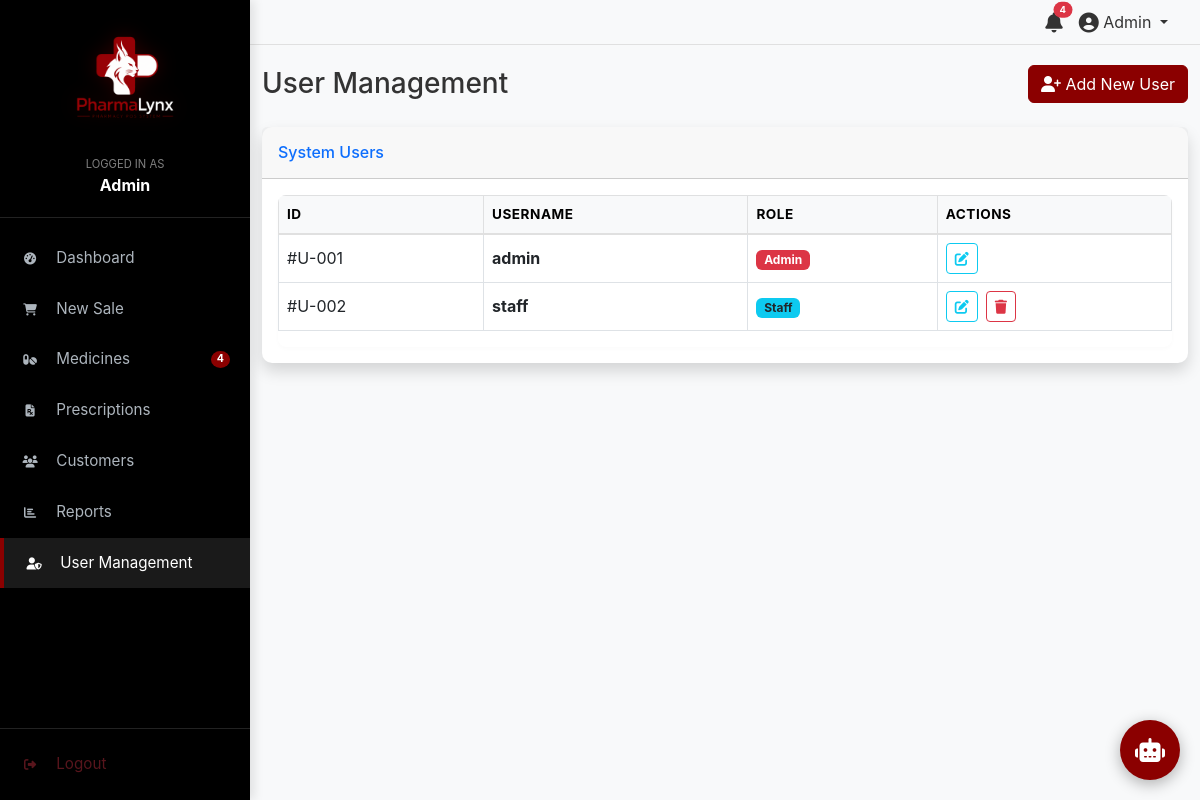
The page /pages/users.php (signed in) on the database its author committed.
### tables this page shows
CREATE TABLE `users` (
  `id` int(11) NOT NULL AUTO_INCREMENT,
  `username` varchar(50) NOT NULL,
  `password` varchar(255) NOT NULL,
  `role` enum('Admin','Staff') NOT NULL DEFAULT 'Staff',
  `created_at` timestamp NOT NULL DEFAULT current_timestamp(),
  PRIMARY KEY (`id`),
  UNIQUE KEY `username` (`username`)
);

### pages/users.php (the view, shortened to what this page needs)
<?php
require_once '../config/db.php';
include '../includes/header.php';
include '../includes/sidebar.php';
$users = [];
try {
    $stmt = $conn->query("SELECT * FROM users ORDER BY role ASC, username ASC");
    $users = $stmt->fetchAll();
} catch (PDOException $e) {}
?>
<div class="container-fluid">
    <div class="d-sm-flex align-items-center justify-content-between mb-4">
        <h1 class="h3 mb-0 text-gray-800">User Management</h1>
        <button class="btn btn-primary mt-2 mt-sm-0" data-bs-toggle="modal" data-bs-target="#addUserModal">
            <i class="fas fa-user-plus"></i> Add New User
        </button>
    </div>
    <div class="card shadow mb-4">
        <div class="card-header py-3">
            <h6 class="m-0 font-weight-bold text-primary">System Users</h6>
        </div>
        <div class="card-body">
            <div class="table-responsive">
                <table class="table table-hover table-bordered align-middle">
                    <thead class="table-light">
                        <tr>
                            <th>ID</th>
                            <th>Username</th>
                            <th>Role</th>
                            <th>Actions</th>
                        </tr>
                    </thead>
                    <tbody>
                        <?php foreach ($users as $user): ?>
                        <tr>
                            <td>#U-<?php echo str_pad($user['id'], 3, '0', STR_PAD_LEFT); ?></td>
                            <td class="fw-bold"><?php echo $user['username']; ?></td>
                            <td>
                                <span class="badge <?php echo $user['role'] == 'Admin' ? 'bg-danger' : 'bg-info text-dark'; ?>">
                                    <?php echo $user['role']; ?>
                                </span>
                            </td>
                            <td>
                                <div class="d-flex gap-2 align-items-center">
                                    <button class="btn btn-outline-info btn-sm edit-user-btn"
                                            data-id="<?php echo $user['id']; ?>"
                                            data-username="<?php echo $user['username']; ?>"
                                            data-role="<?php echo $user['role']; ?>"
                                            data-bs-toggle="modal" data-bs-target="#editUserModal">
                                        <i class="fas fa-edit"></i>
                                    </button>
                                    <?php if ($user['id'] != $_SESSION['user_id']): ?>
                                    <form action="" method="POST" class="d-inline" onsubmit="return confirm('Are you sure you want to delete this user?');">
                                        <button type="submit" name="delete_user" class="btn btn-outline-danger btn-sm"><i class="fas fa-trash"></i></button>
                                    </form>
                                    <?php endif; ?>
                                </div>
                            </td>
                        </tr>
                        <?php endforeach; ?>
                    </tbody>
                </table>
            </div>
        </div>
    </div>
</div>
<?php include '../includes/footer.php'; ?>

### assets/css/style.css (style rules this page uses)
:root { --sidebar-bg: #000000; --sidebar-active: #ffffff; --accent-red: #8b0000; --accent-red-hover: #a50000; --main-bg: #f8f9fa; --text-dark: #333333; --text-light: #ffffff; --border-color: #e0e0e0; --transition-speed: 0.3s; }
body { font-family: 'Inter', 'Segoe UI', system-ui, -apple-system, sans-serif; background-color: var(--main-bg); color: var(--text-dark); margin: 0; overflow-x: hidden; padding-top: env(safe-area-inset-top); -webkit-font-smoothing: antialiased; -moz-osx-font-smoothing: grayscale; }
.btn-primary, .btn-danger, .btn-login { background-color: var(--accent-red) !important; border-color: var(--accent-red) !important; color: #fff !important; }
.table-responsive { border-radius: 8px; background: #fff; -webkit-box-shadow: 0 2px 4px rgba(0,0,0,0.02); box-shadow: 0 2px 4px rgba(0,0,0,0.02); overflow-x: auto; -webkit-overflow-scrolling: touch; -ms-overflow-style: -ms-autohiding-scrollbar; }
.table thead th { background-color: #f8f9fa; border-bottom: 2px solid var(--border-color); font-size: 0.85em; text-transform: uppercase; letter-spacing: 0.5px; white-space: nowrap; }
.table td { white-space: nowrap; }
.card { border: none; border-radius: 10px; box-shadow: 0 4px 12px rgba(0,0,0,0.05); margin-bottom: 20px; }

### rows shown on the page
users: id "001", username "admin", role "Admin"
users: id "002", username "staff", role "Staff"

### other values the page prints
$user_role "Admin"
$total_alerts "4"
